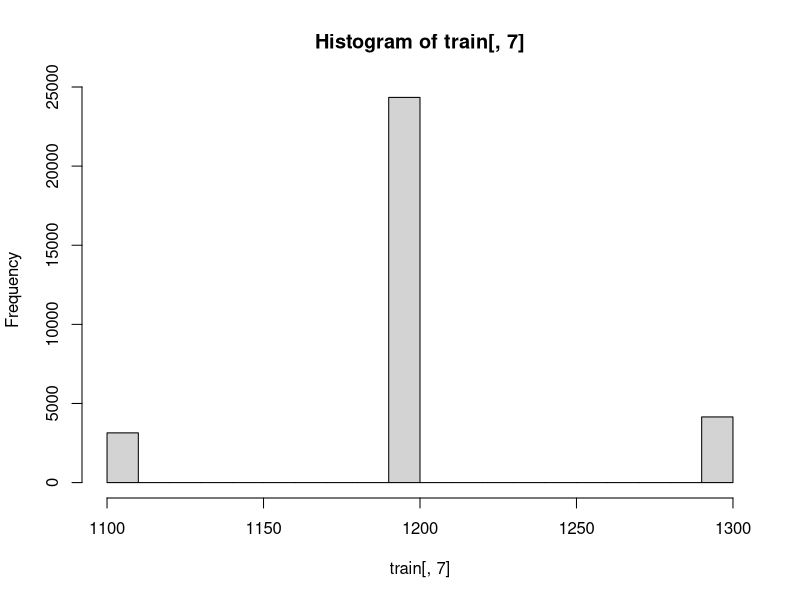
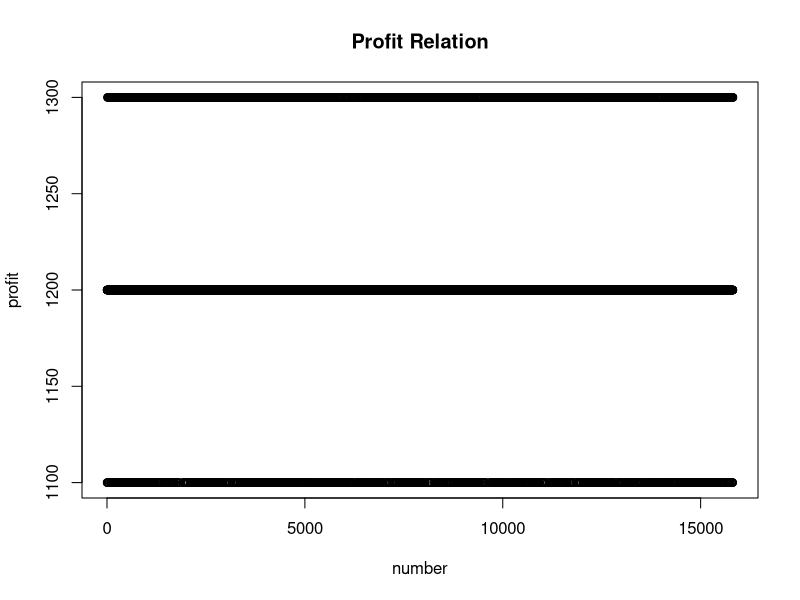
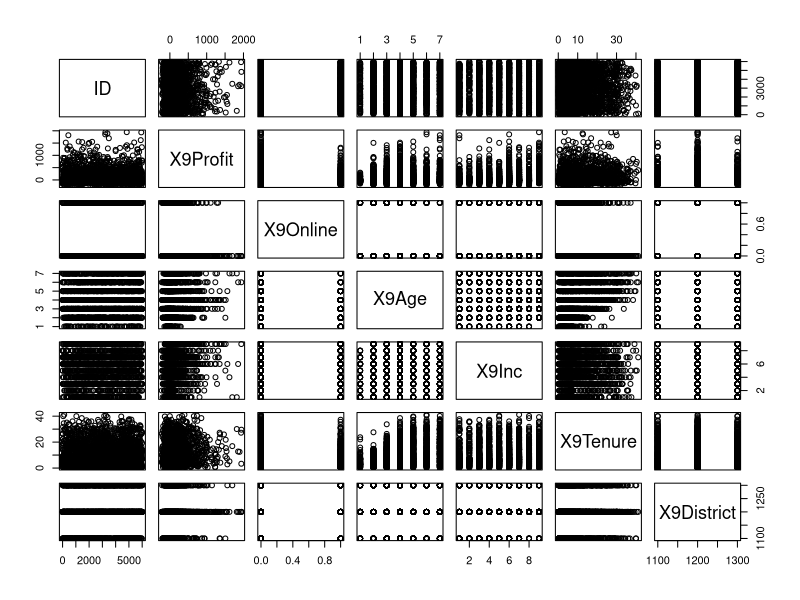
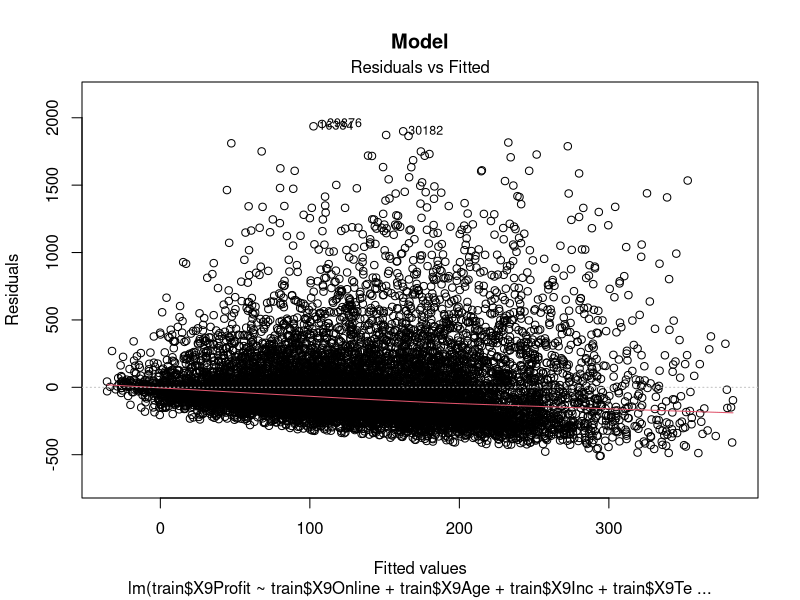
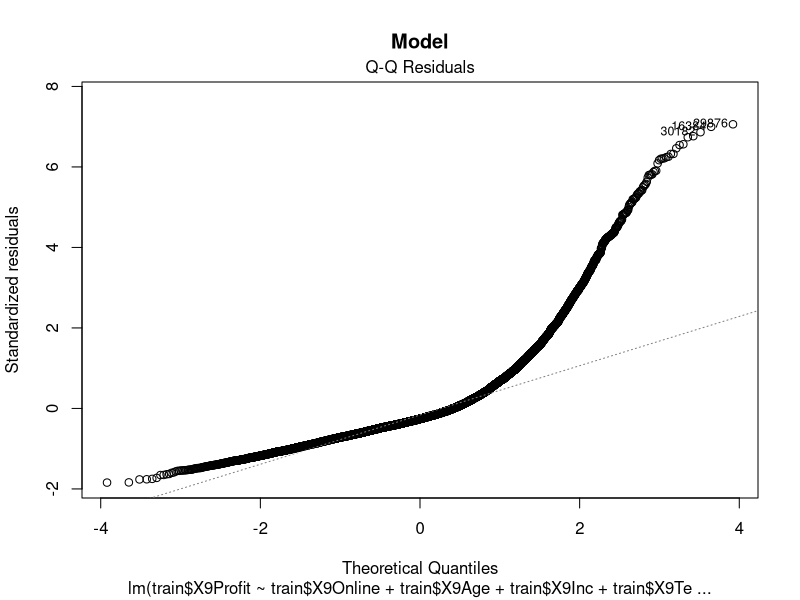
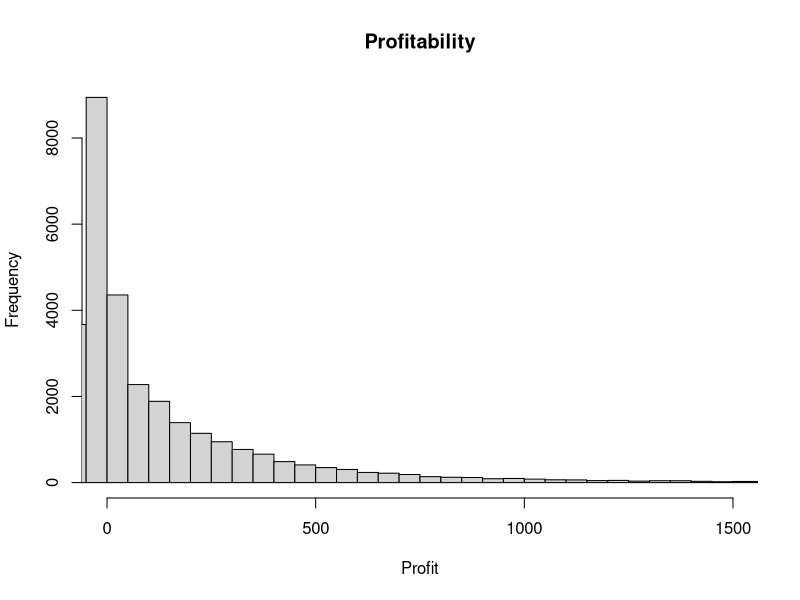
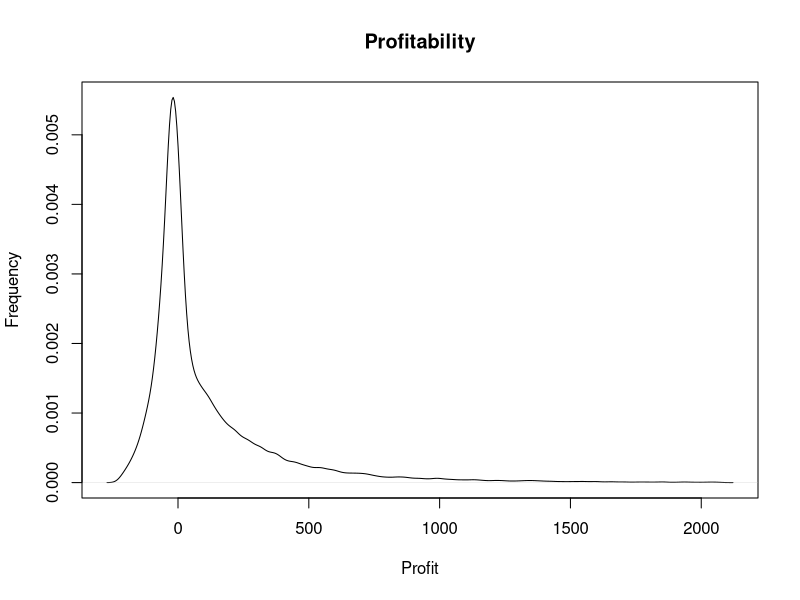
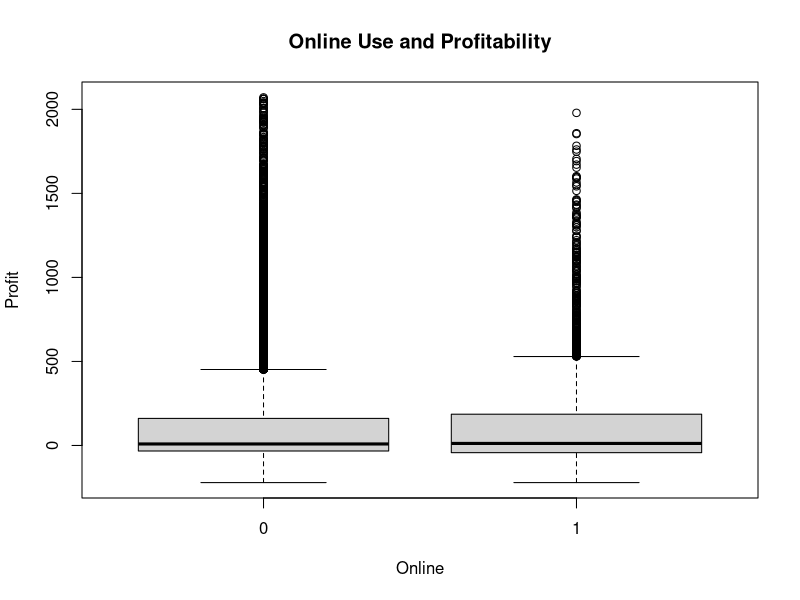

Write R code to recreate these figures, in order.
## ---- chunk 1
knitr::opts_chunk$set(echo = TRUE)
## ---- chunk 2
###< CODE 1. CONFIDENCE INTERVERAL >
pcData = read.csv("PilgrimCaseData.csv")

listProfit = pcData$X9Profit
mean(listProfit)
listAge_Profit <- matrix(c(pcData$X9Age,pcData$X9Inc,pcData$X9Profit), ncol = 3)
listAge_Profit_NoNA = listAge_Profit[!is.na(listAge_Profit[,1]),]
listAge_Profit_NoNA = listAge_Profit_NoNA[!is.na(listAge_Profit_NoNA[,2]),]
listAge_Profit_NoNA = listAge_Profit_NoNA[!is.na(listAge_Profit_NoNA[,1]),]
View(listAge_Profit_NoNA)
length(listAge_Profit_NoNA)
mean_WNA = mean(listAge_Profit[,3])

mean_NoNA = mean(listAge_Profit_NoNA[,3])
sd_NONA = sd(listAge_Profit_NoNA[,3])
size_NoNA = length(listAge_Profit_NoNA) / 3
var_NoNA = var(listAge_Profit_NoNA[,3])

t.test(listAge_Profit[,3],listAge_Profit_NoNA[,3],paired = FALSE)

###< CODE 2. TABLE >
pilgrim <- matrix(c("9Profit", "9Online", "9Age", "9Inc", "9Tenure", "9District", "21", "0", "not available", "6.33", "1200", "-6", "0", "6", "3", "29.50", "1200", "-49", "1", "5", "5", "26.41", "1100", "-4", "0", "not available", "not available", "2.25", "1300", "...", "...", "...", "...", "...", "...", "92", "1", "1", "6", "5.41", "1200", "124", "0", "3", "6", "17.50", "1300", "111.50", "0.12", "4.05", "5.46", "10.16", "n/a", "272.84", "0.33", "1.64", "2.35", "8.45", "n/a"), ncol = 6, byrow = TRUE)
colnames(pilgrim) <- c("1999 Annual Profit", "1999 Online Usage", "1999 Age Bucket (1-7)", "1999 Income Bucket (1-9)", "1999 Tenure Years", "1999 Geographic Region (1100, 1200, or 1300)")
rownames(pilgrim) <- c(" ", "1", "2", "3", "4", "...", "31,633", "31,634", "Mean", "Standard Deviation")
pilgrim <- as.table(pilgrim)
pilgrim

###< CODE 3. REGRESSION >
#set the working directory
train <- read.csv("PilgrimCaseData.csv")

# dimension of the data
dim(train)
colnames(train)
hist(train[, 7])


#randomly divide the dataset into two parts
number<- c(sample(31634, 15817))
num<- sort(number) #Sort the variables to make it easier to compare the prediction with the real graph
train<- train[num,] #use the training set to form a linear relationship
remain<- train[-num,] #use the remaining set to test the linear formular; the test currently does not exist

# observe what data looks like
plot(train[, 7],type='p',ylab='profit', xlab='number', col='black', main='Profit Relation')
pairs(train[1:3000,1:7])

model <- lm(formula = train$X9Profit ~ train$X9Online + train$X9Age + train$X9Inc + train$X9Tenure + train$X9District +I(train$X9Online^2) + I(train$X9Age^2) + I(train$X9Inc^2) + I(train$X9Tenure^2) + I(train$X9District^2),data = train)
plot(model, main = "Model", which = c(1, 2))
summary(model)

###< CODE 4. HISTOGRAM, DENSITY PLOT, AND BOX PLOT >
library(readr)
pilgrim <- read_csv("PilgrimCaseData.csv")
View(pilgrim)


hist(pilgrim$`9Profit`, n=50, xlab="Profit", ylab="Frequency", main="Profitability", xlim=c(0,1500))


plot(density(pilgrim$`9Profit`), main = "Profitability", xlab = "Profit", ylab = "Frequency")

boxplot(pilgrim$`9Profit`~ pilgrim$`9Online`, xlab = "Online", ylab = "Profit", main="Online Use and Profitability")
## ---- chunk 3

